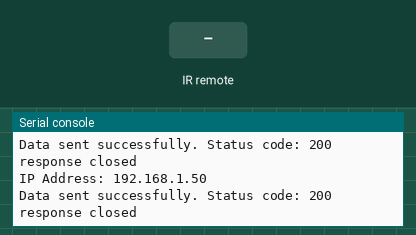
A program run on a simulated ESP32 board running MicroPython. Shown: the last lines printed to the serial console. The inputs (shaded band) are chosen by the test bench. WiFi joins after 1.5 s; web requests get an empty 200 reply after 0.4 s.

Above: at 4.0 s.
4.1 s: infrared code 0x45 received
At 4.9 s:
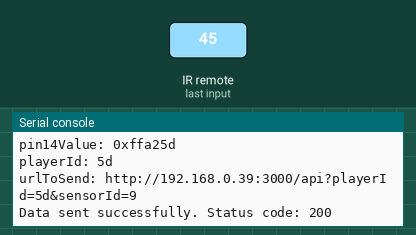
5.6 s: infrared code 0x46 received
At 5.86 s:
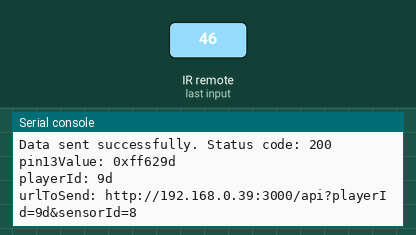
7.1 s: infrared code 0x16 received
At 7.36 s:
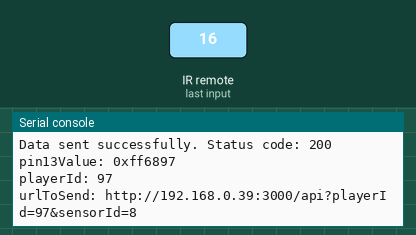
8.6 s: infrared code 0x0C received
At 8.86 s:
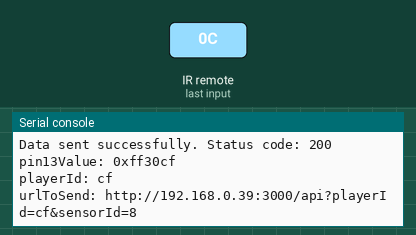

The program:

main.py
```python
from irrecvdata import irGetCMD
import network
import urequests
import utime

# Constants
SERVER_URL = "http://192.168.0.39:3000"
CHIP_ID = "3"
WIFI_SSID = "Gravemind"
WIFI_PASSWORD = "Let me in"

def connect_to_wifi():
    """
    Connects to WiFi using the specified SSID and password.
    """
    sta_if = network.WLAN(network.STA_IF)
    if not sta_if.isconnected():
        print("Connecting to WiFi...")
        sta_if.active(True)
        sta_if.connect(WIFI_SSID, WIFI_PASSWORD)
        retries = 10  # Number of attempts to connect

        while not sta_if.isconnected() and retries > 0:
            utime.sleep(1)  # Wait for a second before retrying
            retries -= 1
            print("Trying again...")

        if sta_if.isconnected():
            send_message_to_server("Connected to WiFi.")
            send_message_to_server(f"IP Address: {sta_if.ifconfig()[0]}")
        else:
            print("Failed to connect to WiFi")
    else:
        send_message_to_server("Already connected to WiFi")
        send_message_to_server(f"IP Address: {sta_if.ifconfig()[0]}")


def send_message_to_server(message):
    """
    Sends a log message to the server.
    """
    print(message)
    headers = {"Content-Type": "application/json"}
    url = f"{SERVER_URL}/message"
    payload = {'chipId': CHIP_ID, 'message': message}
    response = None  # Initialize response variable

    try:
        response = urequests.post(url, headers=headers, json=payload)
        print(f"Data sent successfully. Status code: {response.status_code}")

        if response.status_code != 200:
            # Print the response body for debugging
            print(f"Warning: Server responded with status code: {response.status_code}")
            print("Response message:", response.msg)  # Print the response message

    except OSError as e:
        print(f"Error sending message: {e}")
    except Exception as e:
        print(f"Unexpected error: {e}")
    finally:
        if response:  # Check if response is not None before closing
            try:
                response.close()
                print("response closed")
            except Exception as e:
                print(f"Error closing response: {e}")

def send_data_to_server(url):
    """
    Sends sensor data to the server.
    """
    headers = {"Content-Type": "application/json"}
    try:
        response = urequests.post(url, data="", headers=headers)
        print(f"Data sent successfully. Status code: {response.status_code}")

        if response.status_code != 200:
            # Print the response body for debugging
            print(f"Warning: Server responded with status code: {response.status_code}")
            print("Response message:", response.text)  # Print the response message

    except Exception as e:
        print(f"Error sending data: {e}")
    finally:
        try:
            response.close()
        except Exception as e:
            print(f"Error closing response: {e}")

def main():
    recvPin13 = irGetCMD(13)
    recvPin14 = irGetCMD(14)
    recvPin15 = irGetCMD(15)

    try:
        while True:
            pin13Value = recvPin13.ir_read()
            pin14Value = recvPin14.ir_read()
            pin15Value = recvPin15.ir_read()

            if pin13Value and len(pin13Value) > 5:
                print("pin13Value: " + pin13Value)
                playerId = pin13Value[len(pin13Value)-2:]
                print("playerId:", playerId)
                urlToSend = SERVER_URL + "/api?playerId=" + playerId + "&sensorId=8"
                print("urlToSend:", urlToSend)
                send_data_to_server(urlToSend)
            if pin14Value and len(pin14Value) > 5:
                print("pin14Value:", pin14Value)
                playerId = pin14Value[len(pin14Value)-2:]
                print("playerId:", playerId)
                urlToSend = SERVER_URL + "/api?playerId=" + playerId + "&sensorId=9"
                print("urlToSend:", urlToSend)
                send_data_to_server(urlToSend)
            if pin15Value and len(pin15Value) > 5:
                print("pin15Value:", pin15Value)
                playerId = pin15Value[len(pin15Value)-2:]
                print("playerId:", playerId)
                urlToSend = SERVER_URL + "/api?playerId=" + playerId + "&sensorId=10"
                print("urlToSend:", urlToSend)
                send_data_to_server(urlToSend)
    except Exception as e:
        pass

def start():
    """
    Starts the application by connecting to WiFi and running the main loop.
    """
    connect_to_wifi()
    main()

if __name__ == "__main__":
    start()
```

Measured:
- after the input at 4.1 s, the serial console: prints a new line at once (image 1)
- after the input at 5.6 s, the serial console: prints a new line at once (image 2)
- after the input at 7.1 s, the serial console: prints a new line at once (image 3)
- after the input at 8.6 s, the serial console: prints a new line at once (image 4)
